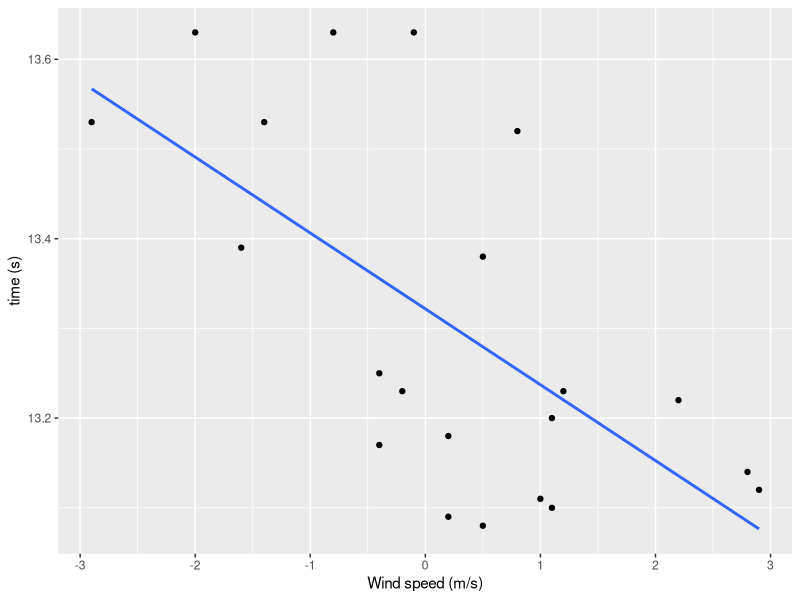
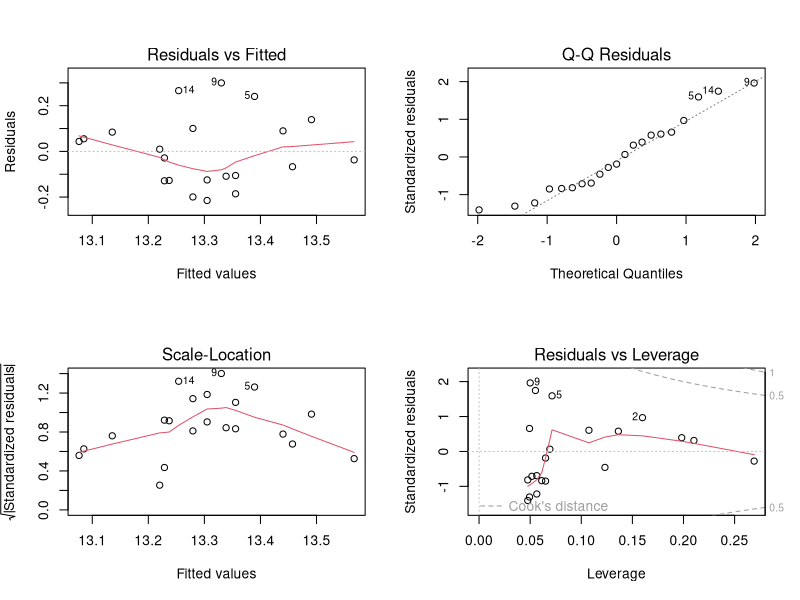
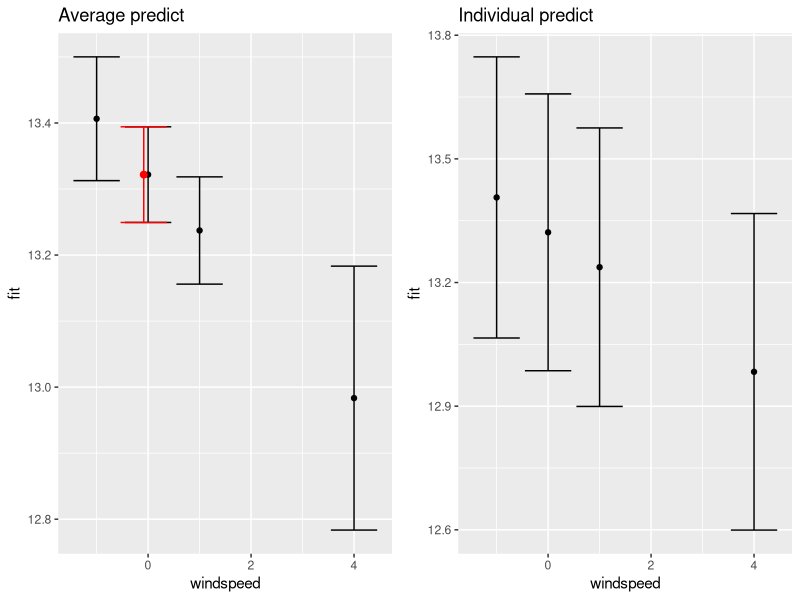

R code for these plots, in order:
## ---- chunk 1
knitr::opts_chunk$set(echo = TRUE)
## ---- chunk 2

library(ggplot2)
library(gridExtra)

#nalozimo podatke
COLLIN <- read.delim("COLLIN.txt")

#class(COLLIN$windspeed)
#class(COLLIN$time)


#plot(time ~ windspeed, data = COLLIN)

ggplot(data=COLLIN, mapping = aes(x=windspeed, y= time))+
  geom_point()+
  geom_smooth(method = "lm", se = FALSE) +
  xlab("Wind speed (m/s)") + ylab("time (s)")


## ---- chunk 3
CollinModel = lm(time ~ windspeed, data = COLLIN)
summary(CollinModel)

## ---- chunk 4

par(mfrow = c(2,2))
plot(CollinModel)

## ---- chunk 5

confint(CollinModel)

## ---- chunk 6

CollinSum = summary(CollinModel)
CollinSum$r.squared

## ---- chunk 7

CollinSum$coefficients

## ---- chunk 8

# izbrane vrednosti napovedne spremenljivke
cas_teka.napovedi<-data.frame(windspeed=c(-1,0,1,4))

# povprečne napovedi
povp.napovedi.Collin<-predict(CollinModel, cas_teka.napovedi, interval="confidence")
average_predict = data.frame(cbind(cas_teka.napovedi,povp.napovedi.Collin ))
average_predict

# posamične napovedi
pos.napovedi.Collin<-predict(CollinModel, cas_teka.napovedi, interval="prediction")
individual_predict = data.frame(cbind(cas_teka.napovedi,pos.napovedi.Collin ))
individual_predict

## ---- chunk 9


Confint = confint(CollinModel)
Confint = data.frame(Confint)
Confint1 = data.frame(windspeed=c(CollinModel$coefficients[[2]]), lwr = c(Confint$X2.5..[[1]]), fit = CollinModel$coefficients[[1]], upr = Confint$X97.5..[[1]])

colcol = CollinModel$coefficients[[2]]

plot1 = ggplot(average_predict, aes(x=windspeed, y = fit))+
  geom_point()+
  geom_errorbar(aes(ymin = `lwr`, ymax = `upr`))+
  geom_errorbar(data = Confint1, aes(ymin = `lwr`, ymax = `upr`),color = "red")+
  geom_point(data = Confint1, aes(windspeed, fit, group=1),color = "red", size= 2)+
  ggtitle("Average predict")

plot2 = ggplot(individual_predict, aes(x=windspeed, y = fit))+
  geom_point()+
  geom_errorbar(aes(ymin = `lwr`, ymax = `upr`))+
  ggtitle("Individual predict")

grid.arrange(plot1, plot2, nrow=1, ncol=2)  





